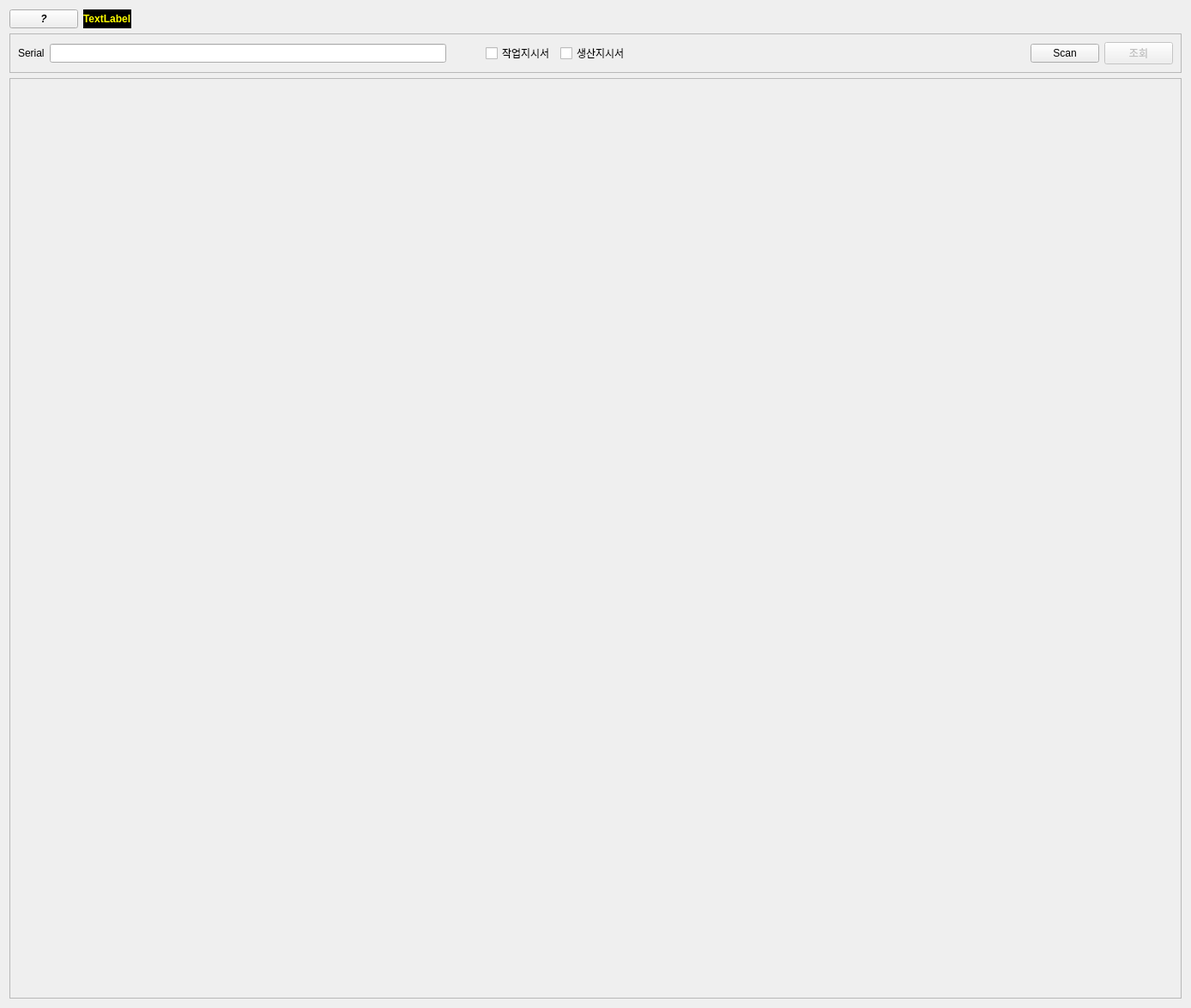
<?xml version="1.0" encoding="UTF-8"?>
<ui version="4.0">
 <class>Tab_App</class>
 <widget class="QWidget" name="Tab_App">
  <property name="geometry">
   <rect>
    <x>0</x>
    <y>0</y>
    <width>1388</width>
    <height>1175</height>
   </rect>
  </property>
  <property name="windowTitle">
   <string>Form</string>
  </property>
  <layout class="QVBoxLayout" name="verticalLayout">
   <item>
    <widget class="QFrame" name="frame_info">
     <property name="sizePolicy">
      <sizepolicy hsizetype="Preferred" vsizetype="Fixed">
       <horstretch>0</horstretch>
       <verstretch>0</verstretch>
      </sizepolicy>
     </property>
     <property name="frameShape">
      <enum>QFrame::NoFrame</enum>
     </property>
     <property name="frameShadow">
      <enum>QFrame::Raised</enum>
     </property>
     <layout class="QHBoxLayout" name="horizontalLayout">
      <property name="leftMargin">
       <number>0</number>
      </property>
      <property name="topMargin">
       <number>0</number>
      </property>
      <property name="rightMargin">
       <number>0</number>
      </property>
      <property name="bottomMargin">
       <number>0</number>
      </property>
      <item>
       <widget class="QPushButton" name="pb_info">
        <property name="sizePolicy">
         <sizepolicy hsizetype="Fixed" vsizetype="Fixed">
          <horstretch>0</horstretch>
          <verstretch>0</verstretch>
         </sizepolicy>
        </property>
        <property name="font">
         <font>
          <italic>true</italic>
          <bold>true</bold>
         </font>
        </property>
        <property name="text">
         <string>?</string>
        </property>
       </widget>
      </item>
      <item>
       <widget class="QLabel" name="label_target">
        <property name="font">
         <font>
          <bold>true</bold>
         </font>
        </property>
        <property name="styleSheet">
         <string notr="true">background-color:black;color:yellow;</string>
        </property>
        <property name="text">
         <string>TextLabel</string>
        </property>
       </widget>
      </item>
      <item>
       <spacer name="horizontalSpacer">
        <property name="orientation">
         <enum>Qt::Horizontal</enum>
        </property>
        <property name="sizeHint" stdset="0">
         <size>
          <width>1238</width>
          <height>20</height>
         </size>
        </property>
       </spacer>
      </item>
     </layout>
    </widget>
   </item>
   <item>
    <widget class="QFrame" name="frame_search">
     <property name="sizePolicy">
      <sizepolicy hsizetype="Preferred" vsizetype="Fixed">
       <horstretch>0</horstretch>
       <verstretch>0</verstretch>
      </sizepolicy>
     </property>
     <property name="frameShape">
      <enum>QFrame::StyledPanel</enum>
     </property>
     <property name="frameShadow">
      <enum>QFrame::Raised</enum>
     </property>
     <layout class="QHBoxLayout" name="horizontalLayout_2">
      <item>
       <widget class="QLabel" name="label">
        <property name="text">
         <string>Serial</string>
        </property>
       </widget>
      </item>
      <item>
       <widget class="QLineEdit" name="lineEdit_Serial"/>
      </item>
      <item>
       <spacer name="horizontalSpacer_2">
        <property name="orientation">
         <enum>Qt::Horizontal</enum>
        </property>
        <property name="sizeType">
         <enum>QSizePolicy::Fixed</enum>
        </property>
        <property name="sizeHint" stdset="0">
         <size>
          <width>40</width>
          <height>20</height>
         </size>
        </property>
       </spacer>
      </item>
      <item>
       <widget class="QCheckBox" name="checkBox_Jakji">
        <property name="text">
         <string>작업지시서</string>
        </property>
       </widget>
      </item>
      <item>
       <widget class="QCheckBox" name="checkBox_Sangji">
        <property name="text">
         <string>생산지시서</string>
        </property>
       </widget>
      </item>
      <item>
       <spacer name="horizontalSpacer_3">
        <property name="orientation">
         <enum>Qt::Horizontal</enum>
        </property>
        <property name="sizeHint" stdset="0">
         <size>
          <width>40</width>
          <height>20</height>
         </size>
        </property>
       </spacer>
      </item>
      <item>
       <widget class="QPushButton" name="pb_scan">
        <property name="text">
         <string>Scan</string>
        </property>
       </widget>
      </item>
      <item>
       <widget class="QPushButton" name="pb_search">
        <property name="enabled">
         <bool>false</bool>
        </property>
        <property name="text">
         <string>조회</string>
        </property>
       </widget>
      </item>
     </layout>
    </widget>
   </item>
   <item>
    <widget class="QFrame" name="frame_main">
     <property name="frameShape">
      <enum>QFrame::StyledPanel</enum>
     </property>
     <property name="frameShadow">
      <enum>QFrame::Raised</enum>
     </property>
    </widget>
   </item>
  </layout>
 </widget>
 <resources/>
 <connections/>
</ui>
